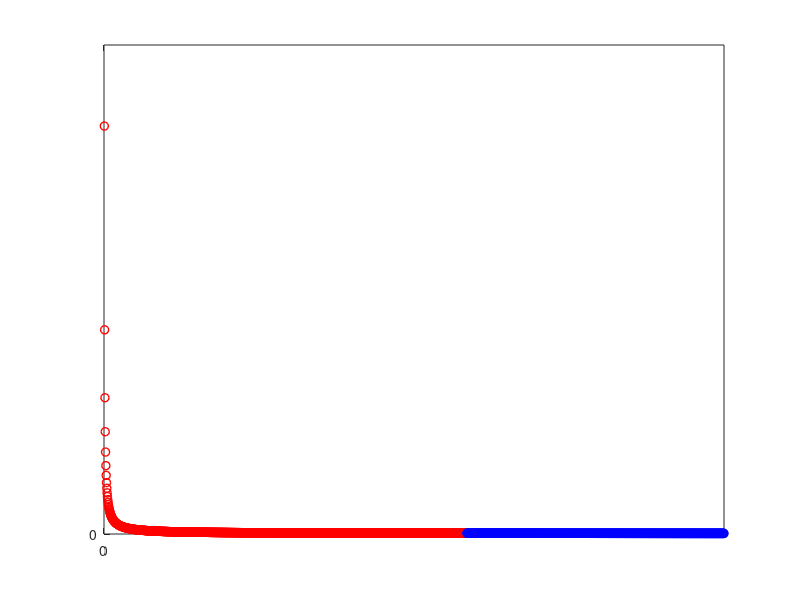

Here is the MATLAB script that generated this plot:
function cyl
%F=203/384+1/2.*x(x>=0 & x<48/41)+2.*(144+x.*(-1468+2441.*x))/9.*(16-31.*x).^2.*(x>=48/41 & x<=2)
%axis off;
for x=0:0.001:48/41
    y=203/384+1/(2.*x);
    plot(x,y,'ro','linewidth',1);
    hold on
end

for x=48/41:0.001:2
    y=(2.*(144+x.*(-1468+2441.*x)))/(9.*(16-31.*x).^2);
    plot(x,y,'bo','linewidth',1);
end

set(gca,'xtick',0);
set(gca,'ytick',0);

%x1=0:0.01:48/41;

%y1=
%x2=48/41:0.01:2;
%y2=2.*(144+x2.*(-1468+2441.*x2))/9*(16-31.*x2).^2;
%x=[x1,x2];
%y=[y1,y2];
%plot(x1,y1);

end

